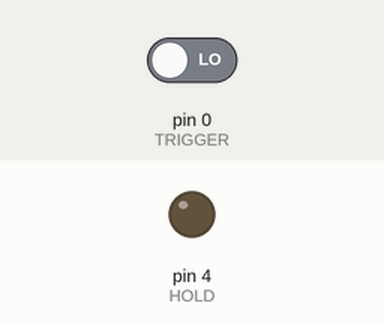
The sketch below on a simulated Arduino Uno, built with avr-gcc and run on an emulated ATmega328P. Parts: output pins drawn as LEDs (lit = HIGH). The inputs (shaded band) are chosen by the test bench; at power-on: pin 0 (TRIGGER) LOW.

Above: at 1.2 s.
1.3 s: pin 0 (TRIGGER) driven HIGH
At 2.5 s:
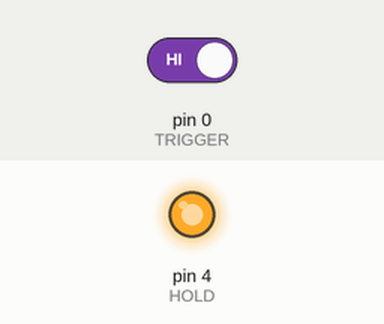
2.8 s: pin 0 (TRIGGER) driven LOW
At 3.7 s:
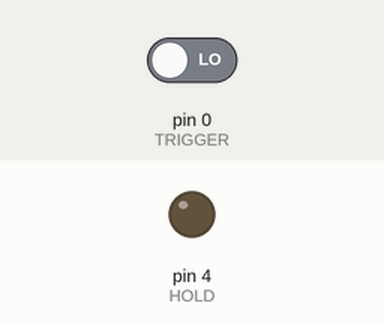
Timing chart, 0 to 5.8 s (numbered marks = the images above; inputs shaded):
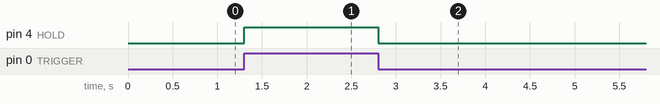

Measured:
- after the input at 1.3 s, pin 4 (HOLD): LOW → HIGH at once
- after the input at 2.8 s, pin 4 (HOLD): HIGH → LOW at once

The sketch:

pulse_stretcher.ino
```cpp
/* pulse_stretcher.ino  (c) 14/05/2017  D.J.Whale
 *
 * Stretch a tiny input pulse from a piezo sensor into a longer pulse.
 * This is so that an unmodified micro:bit can sense a 'hit' on a piezo
 * thus using it as an input device.
 */

#define TRIGGER   0 // PB0
#define HOLD      4 // PB4
#define ONTIME_MS 50

void setup()
{
    pinMode(TRIGGER, INPUT);
    pinMode(HOLD, OUTPUT);
    digitalWrite(HOLD, LOW);
}

void loop()
{
    //NOTE: no glitch filtering
    if (digitalRead(TRIGGER))
    {
        digitalWrite(HOLD, HIGH);
        delay(ONTIME_MS);

        // wait for input to go low before resetting
        while (digitalRead(TRIGGER))
        {
            // wait
        }

        digitalWrite(HOLD, LOW);
    }
}
```
